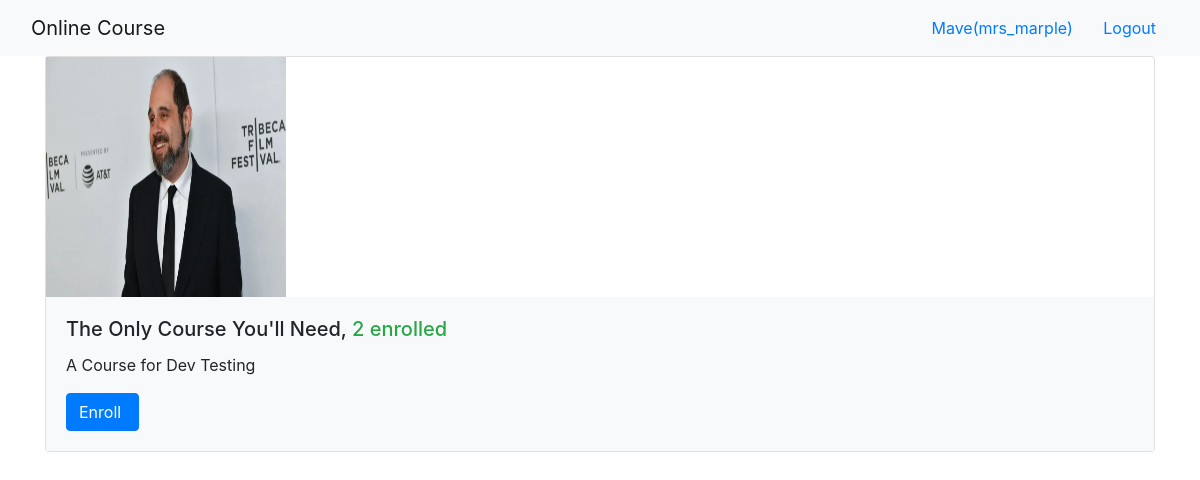
/onlinecourse/ (signed in), run on the app's committed database.
### onlinecourse/models.py (models this page shows, shortened)
class Course(models.Model):
    name = models.CharField(null=False, max_length=30, default='online course')
    image = models.ImageField(upload_to='course_images/')
    description = models.CharField(max_length=1000)
    pub_date = models.DateField(null=True)
    instructors = models.ManyToManyField(Instructor)
    users = models.ManyToManyField(settings.AUTH_USER_MODEL, through='Enrollment')
    total_enrollment = models.IntegerField(default=0)
    is_enrolled = False

### onlinecourse/views.py (the view)
class CourseListView(generic.ListView):
    template_name = 'onlinecourse/course_list_bootstrap.html'
    context_object_name = 'course_list'
    def get_queryset(self):
        user = self.request.user
        courses = Course.objects.order_by('-total_enrollment')[:10]
        for course in courses:
            if user.is_authenticated:
                course.is_enrolled = check_if_enrolled(user, course)
        return courses

### onlinecourse/views.py (called while the page is built)
def check_if_enrolled(user, course):
    is_enrolled = False
    if user.id is not None:
        num_results = Enrollment.objects.filter(user=user, course=course).count()
        if num_results > 0:
            is_enrolled = True
    return is_enrolled

### onlinecourse/templates/onlinecourse/course_list_bootstrap.html (shortened to what this page needs)
<!DOCTYPE html>
<html lang="en">
<head>
    {% load static %}
    <link rel="stylesheet" href="https://maxcdn.bootstrapcdn.com/bootstrap/4.5.2/css/bootstrap.min.css">
</head>
<body>
    <nav class="navbar navbar-light bg-light">
        <div class="container-fluid">
            <div class="navbar-header">
                  <a class="navbar-brand" href="#">Online Course</a>
            </div>
            <ul class="nav navbar-nav navbar-right">
                {% if user.is_authenticated %}
                <li>
                    <a class="btn btn-link" href="#">{{ user.first_name }}({{ user.username }})</a>
                    <a class="btn btn-link" href="{% url 'onlinecourse:logout' %}">Logout</a>
                </li>
                {% endif %}
            </ul>
        </div>
    </nav>
    {% if course_list %}
        <div class="container">
            <div class="card-deck">
                {% for course in course_list %}
                         <div class="card" style="width: 36rem;">
                          <img class="card-img-left" src="{{MEDIA_URL}}/{{ course.image }}" width="240px" height="240px"
                               alt="Course image">
                          <div class="card-body bg-light">
                              <h5 class="card-title">{{ course.name }}, <span class="text-success">
                                  {{ course.total_enrollment}} enrolled</span></h5>
                            <p class="card-text">{{ course.description}}</p>
                            <form action="{% url 'onlinecourse:enroll' course.id %}" method="post">
                                  <input class="btn btn-primary"  type="submit"
                                         value="{% if course.is_enrolled %}Enter{% else %}Enroll{% endif %} ">
                            </form>
                          </div>
                        </div>
                {% endfor %}
            </div>
        </div>
    {% else %}
        <p>No courses are available.</p>
    {% endif %}
</body>
</html>

### data on the page
Course: image (picture), name "The Only Course You'll Need", total_enrollment "2", description "A Course for Dev Testing", is_enrolled "Enroll"

### other printed values
{{ user.first_name }} "Mave"
{{ user.username }} "mrs_marple"
